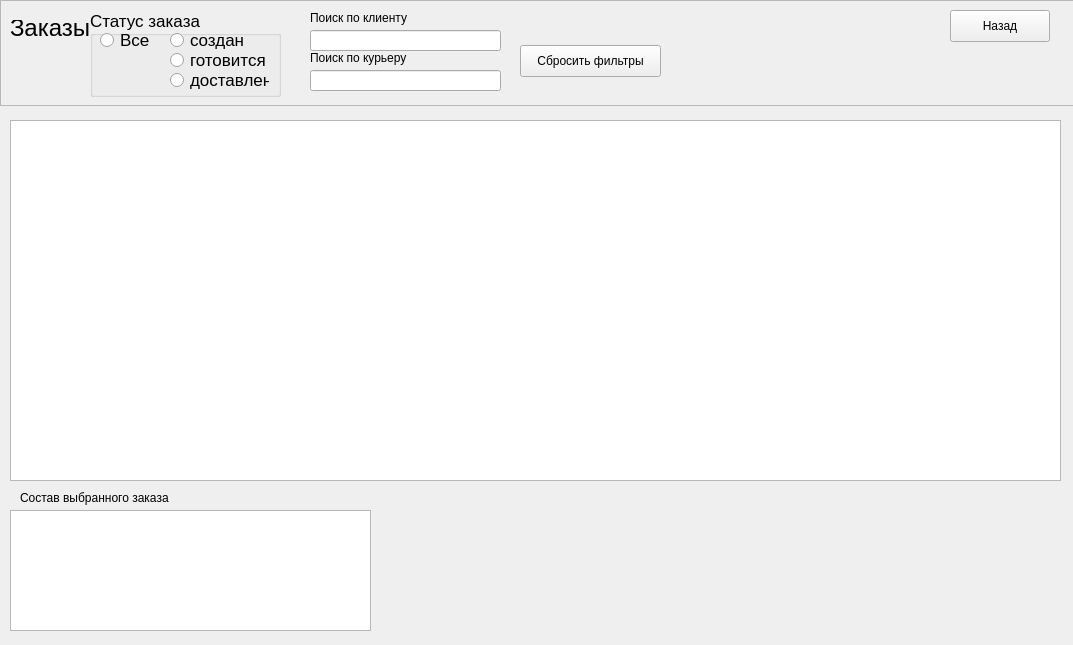
<?xml version="1.0" encoding="UTF-8"?>
<ui version="4.0">
 <class>Form</class>
 <widget class="QWidget" name="Form">
  <property name="geometry">
   <rect>
    <x>0</x>
    <y>0</y>
    <width>1073</width>
    <height>645</height>
   </rect>
  </property>
  <property name="windowTitle">
   <string>Form</string>
  </property>
  <widget class="QFrame" name="frame">
   <property name="geometry">
    <rect>
     <x>0</x>
     <y>0</y>
     <width>1091</width>
     <height>106</height>
    </rect>
   </property>
   <property name="frameShape">
    <enum>QFrame::Shape::StyledPanel</enum>
   </property>
   <property name="frameShadow">
    <enum>QFrame::Shadow::Raised</enum>
   </property>
   <widget class="QLabel" name="lbTitle">
    <property name="geometry">
     <rect>
      <x>10</x>
      <y>20</y>
      <width>81</width>
      <height>16</height>
     </rect>
    </property>
    <property name="font">
     <font>
      <pointsize>18</pointsize>
     </font>
    </property>
    <property name="text">
     <string>Заказы</string>
    </property>
   </widget>
   <widget class="QPushButton" name="btnBack">
    <property name="geometry">
     <rect>
      <x>950</x>
      <y>10</y>
      <width>100</width>
      <height>32</height>
     </rect>
    </property>
    <property name="text">
     <string>Назад</string>
    </property>
   </widget>
   <widget class="QPushButton" name="btnClearFilter">
    <property name="geometry">
     <rect>
      <x>520</x>
      <y>45</y>
      <width>141</width>
      <height>32</height>
     </rect>
    </property>
    <property name="text">
     <string>Сбросить фильтры</string>
    </property>
   </widget>
   <widget class="QGroupBox" name="gbStatus">
    <property name="geometry">
     <rect>
      <x>90</x>
      <y>10</y>
      <width>191</width>
      <height>87</height>
     </rect>
    </property>
    <property name="font">
     <font>
      <pointsize>13</pointsize>
     </font>
    </property>
    <property name="title">
     <string>Статус заказа</string>
    </property>
    <widget class="QRadioButton" name="rbAll">
     <property name="geometry">
      <rect>
       <x>10</x>
       <y>20</y>
       <width>61</width>
       <height>20</height>
      </rect>
     </property>
     <property name="text">
      <string>Все</string>
     </property>
    </widget>
    <widget class="QRadioButton" name="rbCreated">
     <property name="geometry">
      <rect>
       <x>80</x>
       <y>20</y>
       <width>99</width>
       <height>20</height>
      </rect>
     </property>
     <property name="text">
      <string>создан</string>
     </property>
    </widget>
    <widget class="QRadioButton" name="rbPreparing">
     <property name="geometry">
      <rect>
       <x>80</x>
       <y>40</y>
       <width>99</width>
       <height>20</height>
      </rect>
     </property>
     <property name="text">
      <string>готовится</string>
     </property>
    </widget>
    <widget class="QRadioButton" name="rbDelivered">
     <property name="geometry">
      <rect>
       <x>80</x>
       <y>60</y>
       <width>99</width>
       <height>20</height>
      </rect>
     </property>
     <property name="text">
      <string>доставлен</string>
     </property>
    </widget>
   </widget>
   <widget class="QLabel" name="lbSearchClient">
    <property name="geometry">
     <rect>
      <x>310</x>
      <y>10</y>
      <width>131</width>
      <height>16</height>
     </rect>
    </property>
    <property name="text">
     <string>Поиск по клиенту</string>
    </property>
   </widget>
   <widget class="QLabel" name="lbSearchCourier">
    <property name="geometry">
     <rect>
      <x>310</x>
      <y>50</y>
      <width>131</width>
      <height>16</height>
     </rect>
    </property>
    <property name="text">
     <string>Поиск по курьеру</string>
    </property>
   </widget>
   <widget class="QLineEdit" name="leSearchClient">
    <property name="geometry">
     <rect>
      <x>310</x>
      <y>30</y>
      <width>191</width>
      <height>21</height>
     </rect>
    </property>
   </widget>
   <widget class="QLineEdit" name="leSearchCourier">
    <property name="geometry">
     <rect>
      <x>310</x>
      <y>70</y>
      <width>191</width>
      <height>21</height>
     </rect>
    </property>
   </widget>
  </widget>
  <widget class="QTableWidget" name="twOrders">
   <property name="geometry">
    <rect>
     <x>10</x>
     <y>120</y>
     <width>1051</width>
     <height>361</height>
    </rect>
   </property>
  </widget>
  <widget class="QLabel" name="lbOrderItems">
   <property name="geometry">
    <rect>
     <x>20</x>
     <y>490</y>
     <width>181</width>
     <height>16</height>
    </rect>
   </property>
   <property name="text">
    <string>Состав выбранного заказа</string>
   </property>
  </widget>
  <widget class="QTableWidget" name="twOrderItems">
   <property name="geometry">
    <rect>
     <x>10</x>
     <y>510</y>
     <width>361</width>
     <height>121</height>
    </rect>
   </property>
  </widget>
 </widget>
 <resources/>
 <connections/>
</ui>
